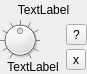
<?xml version="1.0" encoding="UTF-8"?>
<ui version="4.0">
 <class>PluginMixerView</class>
 <widget class="QWidget" name="PluginMixerView">
  <property name="geometry">
   <rect>
    <x>0</x>
    <y>0</y>
    <width>87</width>
    <height>74</height>
   </rect>
  </property>
  <property name="windowTitle">
   <string>Form</string>
  </property>
  <layout class="QVBoxLayout" name="verticalLayout_2">
   <property name="spacing">
    <number>0</number>
   </property>
   <property name="leftMargin">
    <number>0</number>
   </property>
   <property name="topMargin">
    <number>0</number>
   </property>
   <property name="rightMargin">
    <number>0</number>
   </property>
   <property name="bottomMargin">
    <number>0</number>
   </property>
   <item>
    <widget class="QLabel" name="name">
     <property name="text">
      <string>TextLabel</string>
     </property>
     <property name="alignment">
      <set>Qt::AlignCenter</set>
     </property>
    </widget>
   </item>
   <item>
    <layout class="QHBoxLayout" name="horizontalLayout">
     <property name="spacing">
      <number>0</number>
     </property>
     <item>
      <layout class="QVBoxLayout" name="controlLayout">
       <property name="spacing">
        <number>0</number>
       </property>
       <item>
        <widget class="QDial" name="controlDial">
         <property name="maximumSize">
          <size>
           <width>40</width>
           <height>40</height>
          </size>
         </property>
         <property name="minimum">
          <number>0</number>
         </property>
         <property name="maximum">
          <number>1000</number>
         </property>
         <property name="singleStep">
          <number>10</number>
         </property>
         <property name="pageStep">
          <number>100</number>
         </property>
         <property name="value">
          <number>500</number>
         </property>
         <property name="notchTarget">
          <double>10.000000000000000</double>
         </property>
         <property name="notchesVisible">
          <bool>true</bool>
         </property>
        </widget>
       </item>
       <item>
        <widget class="QLabel" name="controlName">
         <property name="text">
          <string>TextLabel</string>
         </property>
         <property name="alignment">
          <set>Qt::AlignCenter</set>
         </property>
        </widget>
       </item>
      </layout>
     </item>
     <item>
      <layout class="QVBoxLayout" name="buttonLayout">
       <property name="spacing">
        <number>0</number>
       </property>
       <item>
        <widget class="QToolButton" name="launchButton">
         <property name="toolTip">
          <string>detail</string>
         </property>
         <property name="text">
          <string>?</string>
         </property>
        </widget>
       </item>
       <item>
        <widget class="QToolButton" name="deletebutton">
         <property name="toolTip">
          <string>delete</string>
         </property>
         <property name="text">
          <string>x</string>
         </property>
        </widget>
       </item>
      </layout>
     </item>
    </layout>
   </item>
  </layout>
 </widget>
 <resources/>
 <connections/>
</ui>
